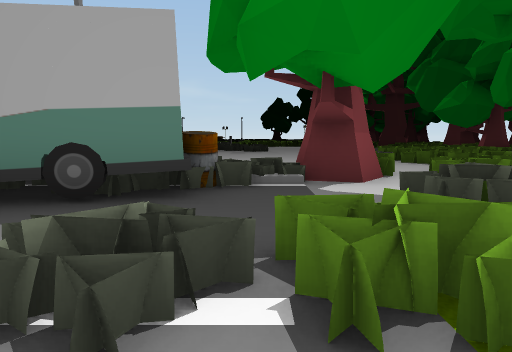
view 1 (above)

23 first-person views from a walk through a Unity game level. The camera is 1.2 m above the floor, tilts 6° down and sees 70° across. The floor is counted in squares, 2 m on a side. Each view is taken from the middle of a square. On the plan, view 1 faces up. The plan holds only what a view shows up to about 10 squares ahead; the rest is blank. The place goes on beyond the plan. The player is left out. Some surface patterns are stand-ins.

view 2
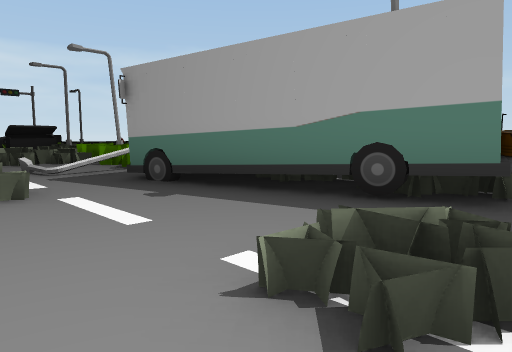

view 3
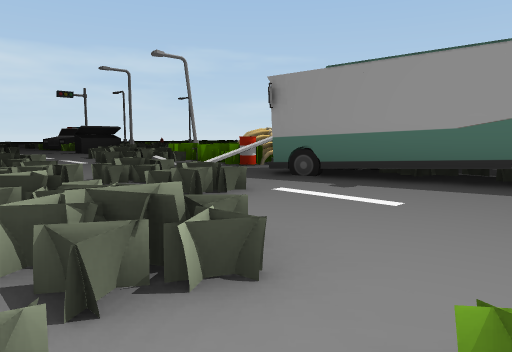

view 4
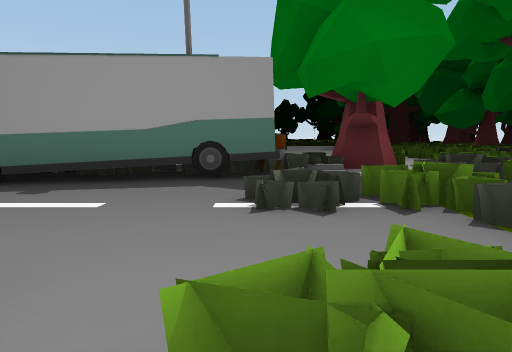

view 5
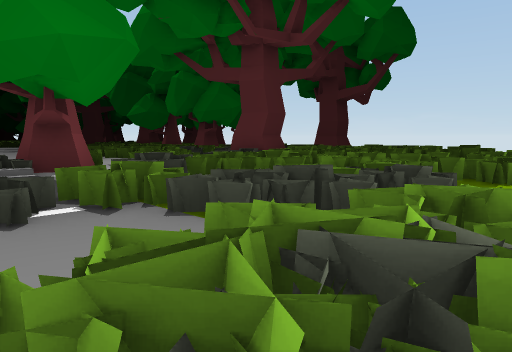

view 6
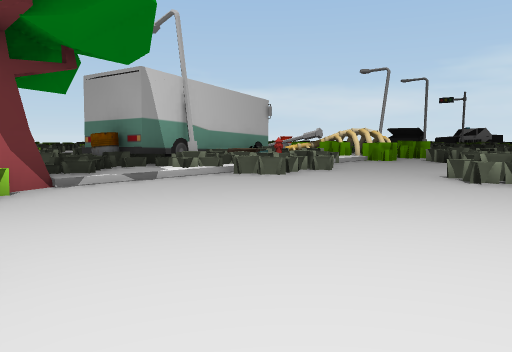

view 7
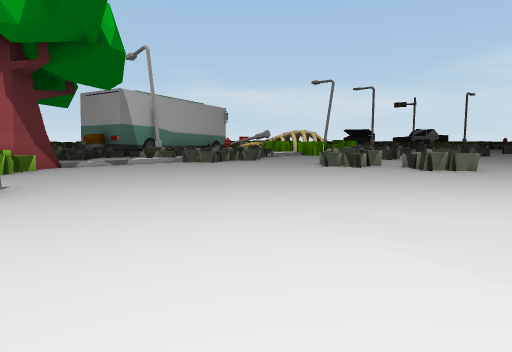

view 8
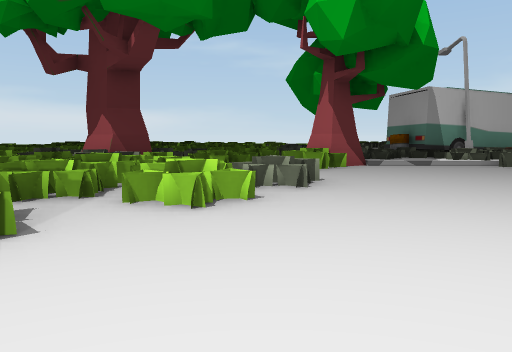

view 9
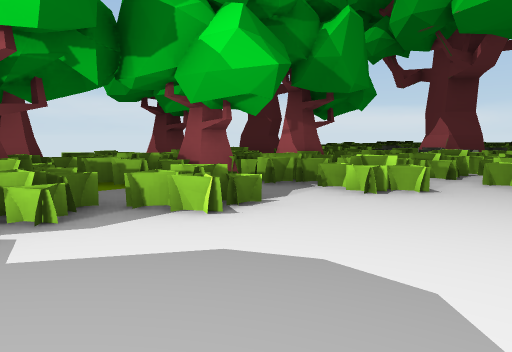

view 10
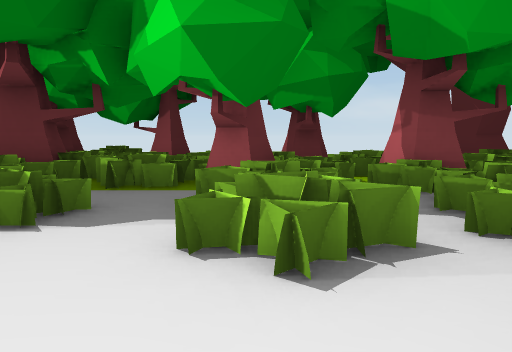

view 11
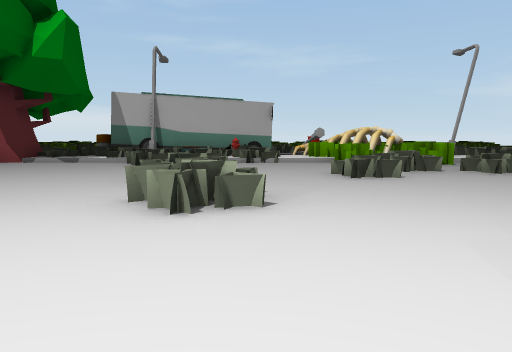

view 12
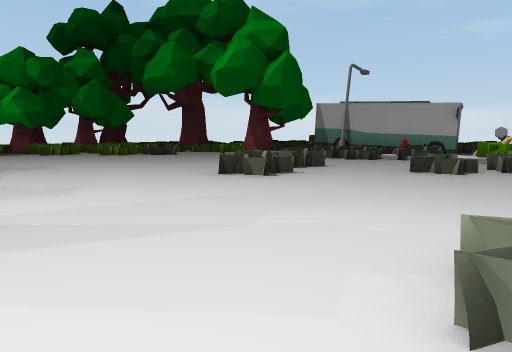

view 13
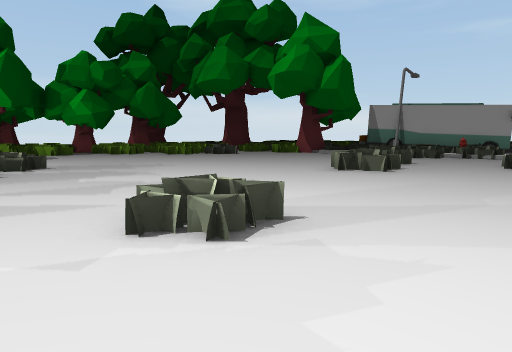

view 14
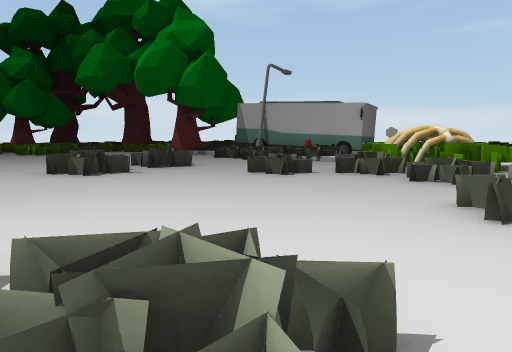

view 15
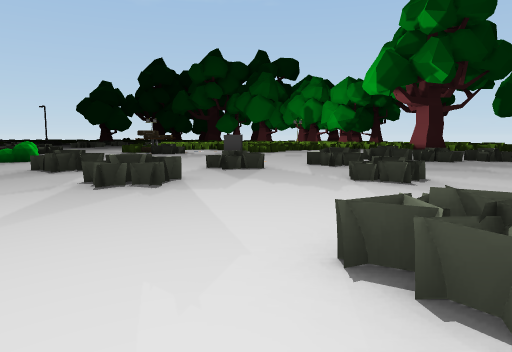

view 16
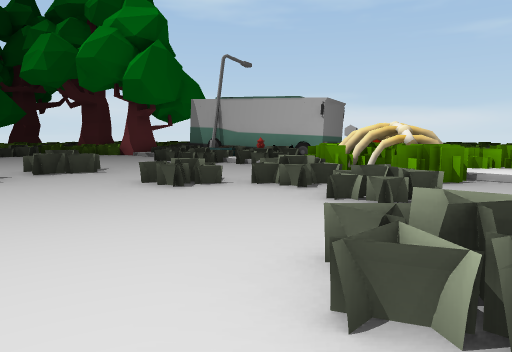

view 17
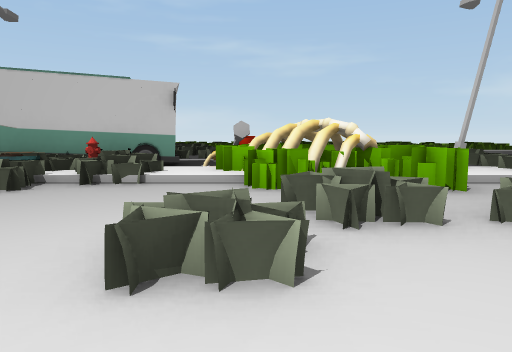

view 18
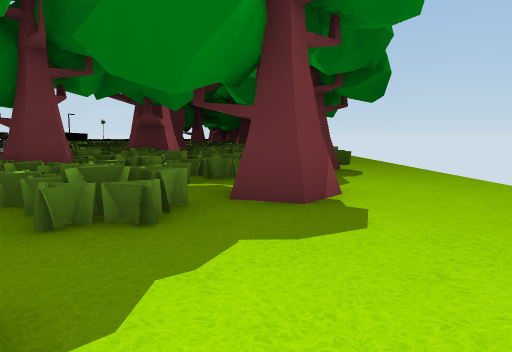

view 19
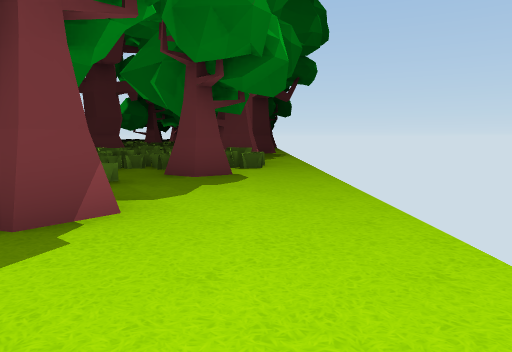

view 20
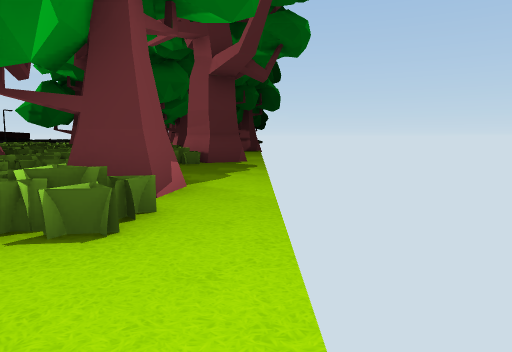

view 21
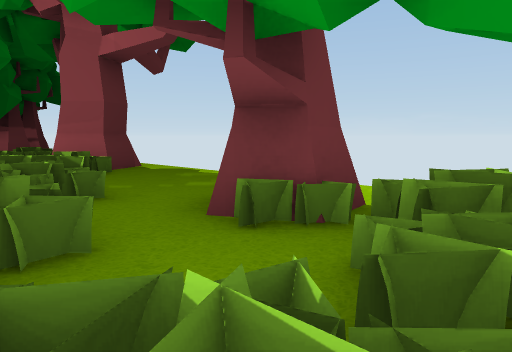

view 22
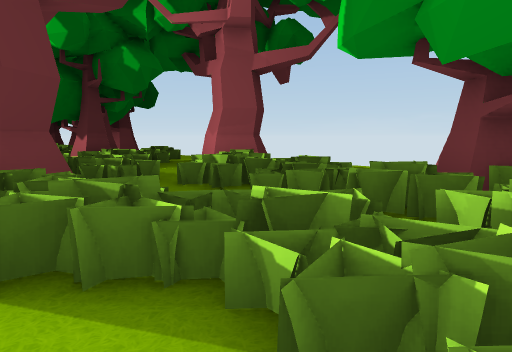

view 23
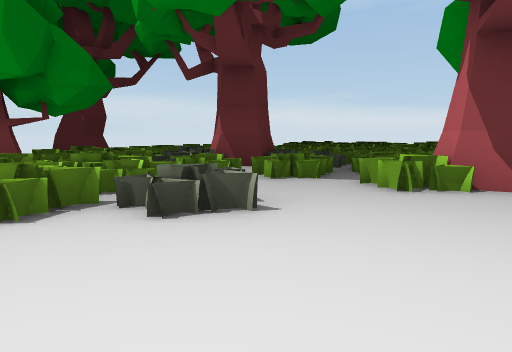

### Floor plan
Key: @ floor where view 1 was taken; # wall or solid block; x gap in a wall; . main floor; : floor 0.25 m higher than the main floor; / step, stairs or slope; = window, fence, low wall or low ledge; T tree; S streetlight; B barrel; U bus; H hydrant; O other object.
Columns run from 11 left of view 1 to 14 right of it. Each row starts with its distance up from view 1.
 23                       .##.
 22  .=                  ...#.
 21  .==               # . ...
 20  ....=..           #.. ...
 19  .==.=.= =           .....
 18  .=....= ==       ..  ....
 17 .....=....==      ..  .TT.
 16 .....=.....=  .....TT ....
 15 ..=.................T..T..
 14 .==.................  .T..
 13 .=.................. .....
 12 ......==........=. T .....
 11 =.....=.........=.   .T...
 10 ==.....=..........=T......
  9  .=.=........==..  .......
  8   ==............=    ....
  7  ......==.......==    .#
  6 ///O//==:=//TT...##=   #
  5 #SOO#:#HUSB/T...=##
  4   =.B.UUUUB..= ==
  3  =x.B.UUU....=
  2 .==.......=.
  1 .....=.=..===
  0    =.===...@===
 -1    = =#===.=  =
 -2        ===/=

Where each view was taken, in squares from view 1:
view 1: 0 up, 0 right, facing up
view 2: 0 up, 0 right, facing up-left
view 3: 2 down, 1 left, facing up-left
view 4: 2 down, 1 left, facing up
view 5: 2 down, 1 left, facing up-right
view 6: 11 up, 2 right, facing down-left
view 7: 14 up, 3 right, facing down-left
view 8: 14 up, 3 right, facing down
view 9: 16 up, 3 right, facing down-right
view 10: 12 up, 3 right, facing right
view 11: 15 up, 5 left, facing down
view 12: 16 up, 9 left, facing down-right
view 13: 18 up, 8 left, facing down-right
view 14: 14 up, 11 left, facing down-right
view 15: 14 up, 11 left, facing up-right
view 16: 12 up, 11 left, facing down-right
view 17: 11 up, 7 left, facing down
view 18: 7 up, 11 right, facing up
view 19: 8 up, 13 right, facing up
view 20: 13 up, 14 right, facing up
view 21: 15 up, 10 right, facing up-right
view 22: 16 up, 7 right, facing up-right
view 23: 11 up, 0 right, facing down-right
